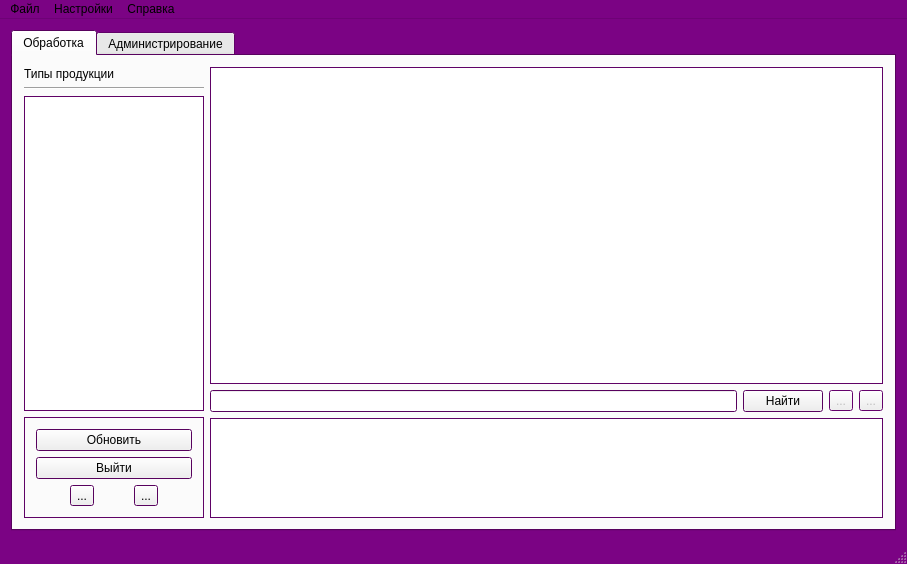
<?xml version="1.0" encoding="UTF-8"?>
<ui version="4.0">
 <class>MainWindow</class>
 <widget class="QMainWindow" name="MainWindow">
  <property name="geometry">
   <rect>
    <x>0</x>
    <y>0</y>
    <width>907</width>
    <height>564</height>
   </rect>
  </property>
  <property name="palette">
   <palette>
    <active>
     <colorrole role="Window">
      <brush brushstyle="SolidPattern">
       <color alpha="255">
        <red>123</red>
        <green>3</green>
        <blue>132</blue>
       </color>
      </brush>
     </colorrole>
    </active>
    <inactive>
     <colorrole role="Window">
      <brush brushstyle="SolidPattern">
       <color alpha="255">
        <red>123</red>
        <green>3</green>
        <blue>132</blue>
       </color>
      </brush>
     </colorrole>
    </inactive>
    <disabled>
     <colorrole role="Window">
      <brush brushstyle="SolidPattern">
       <color alpha="255">
        <red>123</red>
        <green>3</green>
        <blue>132</blue>
       </color>
      </brush>
     </colorrole>
    </disabled>
   </palette>
  </property>
  <property name="windowTitle">
   <string>MainWindow</string>
  </property>
  <widget class="QWidget" name="centralWidget">
   <layout class="QHBoxLayout" name="horizontalLayout_4">
    <item>
     <widget class="QTabWidget" name="tabWidget">
      <property name="currentIndex">
       <number>0</number>
      </property>
      <property name="elideMode">
       <enum>Qt::ElideNone</enum>
      </property>
      <widget class="QWidget" name="tab">
       <attribute name="title">
        <string>Обработка</string>
       </attribute>
       <layout class="QHBoxLayout" name="horizontalLayout_2">
        <item>
         <layout class="QVBoxLayout" name="verticalLayout">
          <property name="sizeConstraint">
           <enum>QLayout::SetMinimumSize</enum>
          </property>
          <item>
           <widget class="QLabel" name="label">
            <property name="maximumSize">
             <size>
              <width>180</width>
              <height>16777215</height>
             </size>
            </property>
            <property name="text">
             <string>Типы продукции</string>
            </property>
           </widget>
          </item>
          <item>
           <widget class="Line" name="line">
            <property name="maximumSize">
             <size>
              <width>180</width>
              <height>16777215</height>
             </size>
            </property>
            <property name="orientation">
             <enum>Qt::Horizontal</enum>
            </property>
           </widget>
          </item>
          <item>
           <widget class="QListWidget" name="ProdTypes">
            <property name="sizePolicy">
             <sizepolicy hsizetype="Preferred" vsizetype="Expanding">
              <horstretch>40</horstretch>
              <verstretch>0</verstretch>
             </sizepolicy>
            </property>
            <property name="maximumSize">
             <size>
              <width>180</width>
              <height>16777215</height>
             </size>
            </property>
           </widget>
          </item>
          <item>
           <widget class="QFrame" name="frame">
            <property name="maximumSize">
             <size>
              <width>180</width>
              <height>16777215</height>
             </size>
            </property>
            <property name="frameShape">
             <enum>QFrame::StyledPanel</enum>
            </property>
            <property name="frameShadow">
             <enum>QFrame::Raised</enum>
            </property>
            <layout class="QVBoxLayout" name="verticalLayout_3">
             <item>
              <widget class="QPushButton" name="ReloadButton">
               <property name="maximumSize">
                <size>
                 <width>180</width>
                 <height>16777215</height>
                </size>
               </property>
               <property name="text">
                <string>Обновить</string>
               </property>
              </widget>
             </item>
             <item>
              <widget class="QPushButton" name="ExitButton">
               <property name="text">
                <string>Выйти</string>
               </property>
              </widget>
             </item>
             <item>
              <layout class="QHBoxLayout" name="horizontalLayout">
               <item>
                <widget class="QToolButton" name="toolButton">
                 <property name="text">
                  <string>...</string>
                 </property>
                </widget>
               </item>
               <item>
                <widget class="QToolButton" name="toolButton_2">
                 <property name="text">
                  <string>...</string>
                 </property>
                </widget>
               </item>
              </layout>
             </item>
            </layout>
           </widget>
          </item>
         </layout>
        </item>
        <item>
         <layout class="QVBoxLayout" name="verticalLayout_5">
          <item>
           <widget class="QTableWidget" name="WorkTable">
            <property name="sortingEnabled">
             <bool>true</bool>
            </property>
           </widget>
          </item>
          <item>
           <layout class="QHBoxLayout" name="horizontalLayout_3">
            <item>
             <widget class="QLineEdit" name="SearchLine"/>
            </item>
            <item>
             <widget class="QPushButton" name="SearchButton">
              <property name="enabled">
               <bool>true</bool>
              </property>
              <property name="text">
               <string>Найти</string>
              </property>
              <property name="icon">
               <iconset resource="res.qrc">
                <normaloff>:/new/Icons/Icons/search-icon.png</normaloff>:/new/Icons/Icons/search-icon.png</iconset>
              </property>
              <property name="iconSize">
               <size>
                <width>24</width>
                <height>24</height>
               </size>
              </property>
             </widget>
            </item>
            <item>
             <widget class="QToolButton" name="SearchPrev">
              <property name="enabled">
               <bool>false</bool>
              </property>
              <property name="text">
               <string>...</string>
              </property>
              <property name="icon">
               <iconset resource="res.qrc">
                <normaloff>:/new/Icons/Icons/Actions-go-previous-icon.png</normaloff>:/new/Icons/Icons/Actions-go-previous-icon.png</iconset>
              </property>
              <property name="iconSize">
               <size>
                <width>24</width>
                <height>24</height>
               </size>
              </property>
             </widget>
            </item>
            <item>
             <widget class="QToolButton" name="SearchNext">
              <property name="enabled">
               <bool>false</bool>
              </property>
              <property name="text">
               <string>...</string>
              </property>
              <property name="icon">
               <iconset resource="res.qrc">
                <normaloff>:/new/Icons/Icons/Actions-go-next-icon.png</normaloff>:/new/Icons/Icons/Actions-go-next-icon.png</iconset>
              </property>
              <property name="iconSize">
               <size>
                <width>24</width>
                <height>24</height>
               </size>
              </property>
             </widget>
            </item>
           </layout>
          </item>
          <item>
           <widget class="QPlainTextEdit" name="plainTextEdit">
            <property name="sizePolicy">
             <sizepolicy hsizetype="Expanding" vsizetype="Fixed">
              <horstretch>0</horstretch>
              <verstretch>0</verstretch>
             </sizepolicy>
            </property>
            <property name="maximumSize">
             <size>
              <width>16777215</width>
              <height>100</height>
             </size>
            </property>
           </widget>
          </item>
         </layout>
        </item>
       </layout>
      </widget>
      <widget class="QWidget" name="tab_2">
       <property name="enabled">
        <bool>true</bool>
       </property>
       <attribute name="title">
        <string>Администрирование</string>
       </attribute>
       <widget class="QListWidget" name="listWidget">
        <property name="geometry">
         <rect>
          <x>170</x>
          <y>60</y>
          <width>256</width>
          <height>192</height>
         </rect>
        </property>
       </widget>
       <widget class="QPushButton" name="pushButton_3">
        <property name="geometry">
         <rect>
          <x>40</x>
          <y>120</y>
          <width>98</width>
          <height>27</height>
         </rect>
        </property>
        <property name="text">
         <string>PushButton</string>
        </property>
       </widget>
       <widget class="QPushButton" name="pushButton_4">
        <property name="geometry">
         <rect>
          <x>130</x>
          <y>310</y>
          <width>160</width>
          <height>27</height>
         </rect>
        </property>
        <property name="text">
         <string>Выход</string>
        </property>
       </widget>
      </widget>
     </widget>
    </item>
   </layout>
  </widget>
  <widget class="QMenuBar" name="menuBar">
   <property name="geometry">
    <rect>
     <x>0</x>
     <y>0</y>
     <width>907</width>
     <height>25</height>
    </rect>
   </property>
   <widget class="QMenu" name="menu">
    <property name="title">
     <string>Файл</string>
    </property>
    <addaction name="ReloadAction"/>
    <addaction name="EnterAction"/>
    <addaction name="separator"/>
    <addaction name="ExitAction"/>
   </widget>
   <widget class="QMenu" name="menu_2">
    <property name="title">
     <string>Настройки</string>
    </property>
    <addaction name="action_5"/>
    <addaction name="separator"/>
    <addaction name="action_7"/>
   </widget>
   <widget class="QMenu" name="menu_3">
    <property name="title">
     <string>Справка</string>
    </property>
    <addaction name="action_8"/>
    <addaction name="action_9"/>
   </widget>
   <addaction name="menu"/>
   <addaction name="menu_2"/>
   <addaction name="menu_3"/>
  </widget>
  <widget class="QStatusBar" name="statusBar"/>
  <action name="ReloadAction">
   <property name="text">
    <string>Обновить</string>
   </property>
  </action>
  <action name="EnterAction">
   <property name="text">
    <string>Перезайти</string>
   </property>
  </action>
  <action name="ExitAction">
   <property name="text">
    <string>Выход</string>
   </property>
  </action>
  <action name="action_5">
   <property name="text">
    <string>Редактировать группу</string>
   </property>
  </action>
  <action name="action_7">
   <property name="text">
    <string>Параметры</string>
   </property>
  </action>
  <action name="action_8">
   <property name="text">
    <string>Справка</string>
   </property>
  </action>
  <action name="action_9">
   <property name="text">
    <string>О программе</string>
   </property>
  </action>
 </widget>
 <layoutdefault spacing="6" margin="11"/>
 <resources>
  <include location="res.qrc"/>
 </resources>
 <connections/>
</ui>
